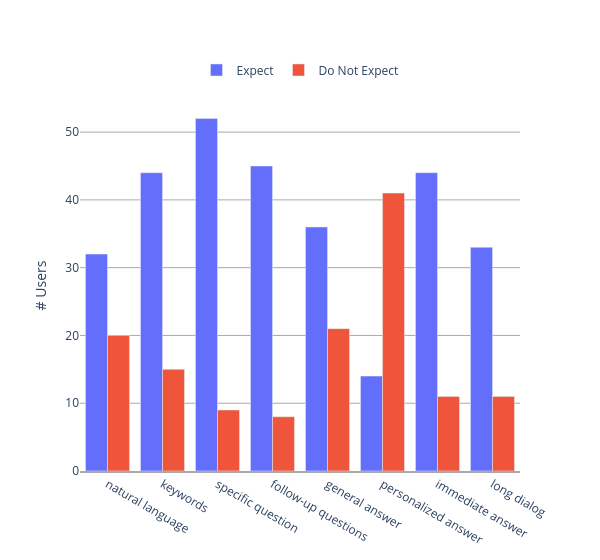

Here is the notebook cell this chart was saved with:
### Markdown cell above
### What mental models did users have?

### Code cell
import plotly.graph_objects as go
from scipy import stats

mental_models = {
      "natural language": [],
      "keywords": [],
      "specific question": [],
      "follow-up questions": [],
      "general answer": [],
      "personalized answer": [],
      "immediate answer": [],
      "long dialog": []
}

user_mms = {}


for res in pre_surveys:
    user = res["user"]
    if user not in user_black_list:
        mental_models["natural language"].append(int(res["chat_exp_1"]))
        mental_models["keywords"].append(int(res["chat_exp_2"]))
        mental_models["specific question"].append(int(res["chat_exp_3"]))
        mental_models["follow-up questions"].append(int(res['chat_exp_4']))
        mental_models["general answer"].append(int(res["chat_exp_5"]))
        mental_models["personalized answer"].append(int(res["chat_exp_6"]))
        mental_models["immediate answer"].append(int(res['chat_exp_7']))
        mental_models["long dialog"].append(int(res["chat_exp_8"]))
        user_mms[user] = {key: mental_models[key][-1] for key in mental_models}
    else:
        print(user)
    
labels = [key for key in mental_models]
avg_mental_models = [np.mean(mental_models[l]) for l in labels]
yes_count = []
no_count = []
for l in labels:
    ys = [entry for entry in mental_models[l] if entry >= 3]
    ns = [entry for entry in mental_models[l] if entry < 3]
    yes_count.append(len(ys))
    no_count.append(len(ns))
print(mental_models)
print(avg_mental_models)

fig = go.Figure()
fig.add_trace(go.Bar(
    name='Expect',
    x=labels,
    y=yes_count
))
fig.add_trace(go.Bar(
    name="Do Not Expect",
    x=labels,
    y=no_count
))
# fig.add_trace(go.Bar(
#     name='Control',
#     x=labels, y=avg_mental_models,
#     error_y=dict(type='data', array=[stats.sem(mental_models[l]) for l in labels])
# ))
fig.update_layout(
    barmode='group', 
    width=600,
    yaxis_title="# Users",
    plot_bgcolor = 'rgba(0,0,0,0)',
    legend={"orientation": "h", "yanchor": "top", "y":1.12, "xanchor":"center", "x":0.5})
fig.update_xaxes(showline=True, linewidth=2, linecolor='darkgrey', gridcolor='rgba(0,0,0,0)')
fig.update_yaxes(showline=False, linewidth=2, linecolor='darkgrey', gridcolor='darkgrey')
fig.show()

### Figure 1 — Plotly figure (JSON) as saved in the notebook; plotly's stock layout.template omitted (floating-point values rounded to 4 significant figures)
{"data": [{"name": "Expect", "type": "bar", "x": ["natural language", "keywords", "specific question", "follow-up questions", "general answer", "personalized answer", "immediate answer", "long dialog"], "y": [32, 44, 52, 45, 36, 14, 44, 33]}, {"name": "Do Not Expect", "type": "bar", "x": ["natural language", "keywords", "specific question", "follow-up questions", "general answer", "personalized answer", "immediate answer", "long dialog"], "y": [20, 15, 9, 8, 21, 41, 11, 11]}], "layout": {"barmode": "group", "legend": {"orientation": "h", "x": 0.5, "xanchor": "center", "y": 1.12, "yanchor": "top"}, "plot_bgcolor": "rgba(0,0,0,0)", "width": 600, "xaxis": {"gridcolor": "rgba(0,0,0,0)", "linecolor": "darkgrey", "linewidth": 2, "showline": true}, "yaxis": {"gridcolor": "darkgrey", "linecolor": "darkgrey", "linewidth": 2, "showline": false, "title": {"text": "# Users"}}}}
